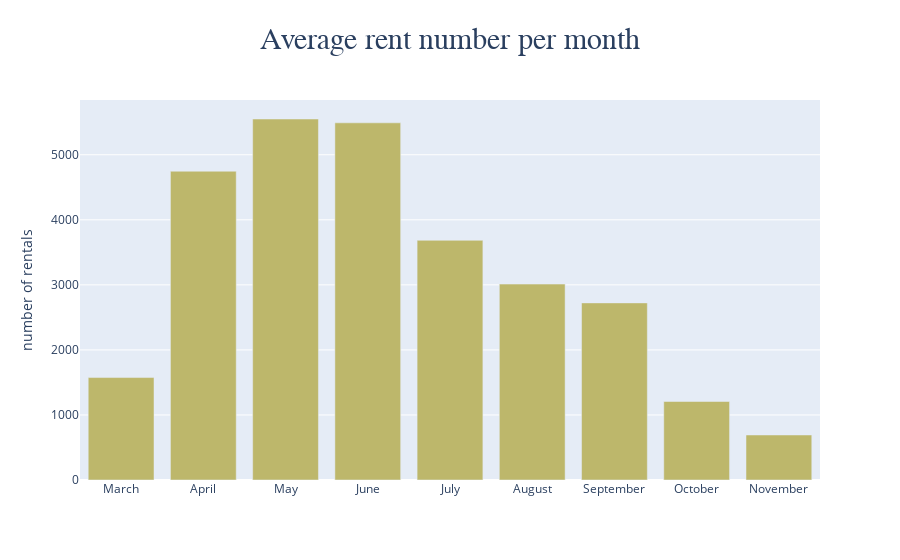

The notebook cell this image was saved under:
### Code cell
#This is the same plot but by using plotly

fig = go.FigureWidget(data=go.Bar(y=average_rent['result'], x = ['March','April','May','June','July','August','September','October','November']))
fig.update_layout(
    title={
        'text': 'Average rent number per month',
         'font': {
              'family': 'Calibri',
              'size': 30
        },'y':0.95,
        'x':0.5,
        'xanchor': 'center',
        'yanchor': 'top'})
fig.update_traces(marker_color='darkkhaki')
fig.update_yaxes(
    title_text = 'number of rentals',
    )
fig.update_xaxes(
    title_text = None

    )

fig.show()

### Figure 1 — Plotly figure (JSON) as saved in the notebook; plotly's stock layout.template omitted (floating-point values rounded to 4 significant figures)
{"data": [{"marker": {"color": "darkkhaki"}, "type": "bar", "uid": "9479c3f9-0ac3-4843-bd86-96740f3166ab", "x": ["March", "April", "May", "June", "July", "August", "September", "October", "November"], "y": [1575, 4747, 5550, 5491, 3685, 3012, 2723, 1207, 692]}], "layout": {"title": {"font": {"family": "Calibri", "size": 30}, "text": "Average rent number per month", "x": 0.5, "xanchor": "center", "y": 0.95, "yanchor": "top"}, "yaxis": {"title": {"text": "number of rentals"}}}}
